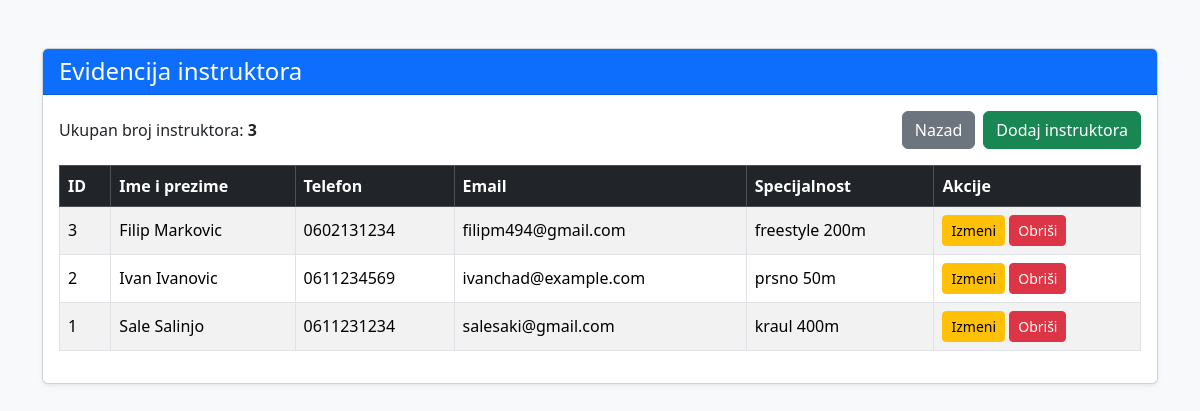
Page /plivanje_projekat/instruktori.php (signed in) on the committed database.
### tables this page shows
CREATE TABLE IF NOT EXISTS `instruktori` (
  `id` int NOT NULL AUTO_INCREMENT,
  `ime` varchar(50) NOT NULL,
  `prezime` varchar(50) NOT NULL,
  `telefon` varchar(30) DEFAULT NULL,
  `email` varchar(100) DEFAULT NULL,
  `specijalnost` varchar(100) DEFAULT NULL,
  `biografija` text,
  `godine_iskustva` int DEFAULT NULL,
  `sertifikati_opis` text,
  `obrazovanje` varchar(255) DEFAULT NULL,
  PRIMARY KEY (`id`)
);

### plivanje_projekat/classes/BaseModel.php (called while the page is built, shortened)
<?php
require_once __DIR__ . '/../config/Database.php';
class BaseModel
{
    public function __construct()
    {
        $database = new Database();
        $this->connection = $database->connect();
    }
}

### plivanje_projekat/config/Database.php (called while the page is built)
<?php
class Database
{
    private string $host = 'localhost';
    private string $databaseName = 'plivanje_db';
    private string $username = 'root';
    private string $password = '';
    private ?PDO $connection = null;
    public function connect(): PDO
    {
        if ($this->connection === null) {
            try {
                $dsn = "mysql:host={$this->host};dbname={$this->databaseName};charset=utf8mb4";
                $this->connection = new PDO(
                    $dsn,
                    $this->username,
                    $this->password
                );
                $this->connection->setAttribute(
                    PDO::ATTR_ERRMODE,
                    PDO::ERRMODE_EXCEPTION
                );
                $this->connection->setAttribute(
                    PDO::ATTR_DEFAULT_FETCH_MODE,
                    PDO::FETCH_ASSOC
                );
            } catch (PDOException $exception) {
                die('Greška pri povezivanju sa bazom: ' . $exception->getMessage());
            }
        }
        return $this->connection;
    }
}

### plivanje_projekat/classes/Instruktor.php (called while the page is built, shortened)
<?php
require_once __DIR__ . '/BaseModel.php';
class Instruktor extends BaseModel implements CrudInterface
{
    public function read(): array
    {
        $sql = "SELECT * FROM instruktori ORDER BY id DESC";
        $stmt = $this->connection->query($sql);
        return $stmt->fetchAll();
    }
}

### plivanje_projekat/instruktori.php (the view, shortened to what this page needs)
<?php
require_once __DIR__ . '/classes/Instruktor.php';
$instruktorModel = new Instruktor();
$instruktori = $instruktorModel->read();
?>
<!DOCTYPE html>
<html lang="sr">
<head>
    <link
        href="https://cdn.jsdelivr.net/npm/bootstrap@5.3.3/dist/css/bootstrap.min.css"
        rel="stylesheet"
    >
</head>
<body class="bg-light">
<div class="container py-5">
    <div class="card shadow-sm">
        <div class="card-header bg-primary text-white">
            <h1 class="h4 mb-0">
                Evidencija instruktora
            </h1>
        </div>
        <div class="card-body">
            <div class="d-flex justify-content-between align-items-center mb-3">
                <p class="mb-0">
                    Ukupan broj instruktora:
                    <strong><?= count($instruktori) ?></strong>
                </p>
                <div class="d-flex gap-2">
                    <a href="dashboard.php" class="btn btn-secondary">
                        Nazad
                    </a>
                    <a href="dodaj_instruktora.php" class="btn btn-success">
                        Dodaj instruktora
                    </a>
                </div>
            </div>
            <?php if (empty($instruktori)): ?>
                <div class="alert alert-info">
                    Trenutno nema evidentiranih instruktora.
                </div>
            <?php else: ?>
                <div class="table-responsive">
                    <table class="table table-striped table-bordered align-middle">
                        <thead class="table-dark">
                        <tr>
                            <th>ID</th>
                            <th>Ime i prezime</th>
                            <th>Telefon</th>
                            <th>Email</th>
                            <th>Specijalnost</th>
                            <th>Akcije</th>
                        </tr>
                        </thead>
                        <tbody>
                        <?php foreach ($instruktori as $instruktor): ?>
                            <tr>
                                <td>
                                    <?= htmlspecialchars($instruktor['id']) ?>
                                </td>
                                <td>
                                    <?= htmlspecialchars(
                                        $instruktor['ime'] . ' ' . $instruktor['prezime']
                                    ) ?>
                                </td>
                                <td>
                                    <?= htmlspecialchars($instruktor['telefon'] ?? '') ?>
                                </td>
                                <td>
                                    <?= htmlspecialchars($instruktor['email'] ?? '') ?>
                                </td>
                                <td>
                                    <?= htmlspecialchars($instruktor['specijalnost'] ?? '') ?>
                                </td>
                                <td>
                                    <a
                                        href="izmeni_instruktora.php?id=<?= $instruktor['id'] ?>"
                                        class="btn btn-warning btn-sm"
                                    >
                                        Izmeni
                                    </a>
                                    <a
                                        href="obrisi_instruktora.php?id=<?= $instruktor['id'] ?>"
                                        class="btn btn-danger btn-sm"
                                        onclick="return confirm('Da li sigurno želiš da obrišeš instruktora?')"
                                    >
                                        Obriši
                                    </a>
                                </td>
                            </tr>
                        <?php endforeach; ?>
                        </tbody>
                    </table>
                </div>
            <?php endif; ?>
        </div>
    </div>
</div>
</body>
</html>

### rows in the picture
instruktori: id "3", ime+prezime "Filip Markovic", telefon "0602131234", email "filipm494@gmail.com", specijalnost "freestyle 200m"
instruktori: id "2", ime+prezime "Ivan Ivanovic", telefon "0611234569", email "ivanchad@example.com", specijalnost "prsno 50m"
instruktori: id "1", ime+prezime "Sale Salinjo", telefon "0611231234", email "salesaki@gmail.com", specijalnost "kraul 400m"

### other values in the picture
count($instruktori) "3"
